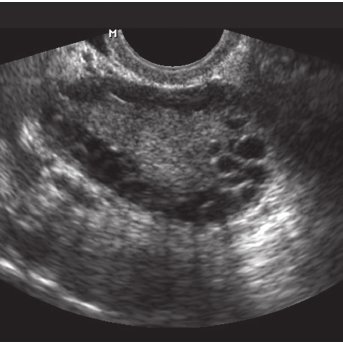
#> input picture Dataset/infected/img1.jpg, 343 x 343 px; its folder holds only this picture in this run
$ jupyter execute Coba.ipynb
#> lines starting #> are read from the running program, lines starting #| are printed output that depends on the picture
[cell 1]
import os
import matplotlib.pyplot as plt
import cv2 as cv
import numpy as np
import pandas as pd
import math
from tqdm import tqdm
import pandas as pd
from sklearn.model_selection import train_test_split
from sklearn.preprocessing import StandardScaler
from sklearn.neighbors import KNeighborsClassifier
from sklearn.svm import SVC
from sklearn.ensemble import RandomForestClassifier
from sklearn.metrics import accuracy_score, precision_score, recall_score, f1_score
from sklearn.decomposition import PCA

[cell 2]
def resize_image(image, target_size):

    height, width, _ = image.shape
    target_width, target_height = target_size
    resized_image = np.zeros((target_height, target_width, 3), dtype=np.uint8)

    for i in range(target_height):
        for j in range(target_width):
            original_x = int(j * width / target_width)
            original_y = int(i * height / target_height)
            resized_image[i, j] = image[original_y, original_x]

    return resized_image

[cell 3]
def insertGambar(folder):
#> called with folder = 'Dataset/'
    data = []
    filenames = []
    datalabel = []
    path = []
    data_distribution = {}
    for label in (os.listdir(folder)):
        images = os.listdir(folder+label)
        data_distribution[label] = len(images)
        datalabel.append(label)
        print(label)
        for filename in tqdm(os.listdir(folder+label)):
            img = cv.imread(os.path.join(folder+label,filename))
#> img is the input picture: shape (343, 343, 3); mean B, G, R 74.2, 73.2, 76
            if img is not None:
                img = cv.cvtColor(img, cv.COLOR_BGR2RGB)
                img = resize_image(img, (250, 250))
#> after the loop in resize_image, `for i in range(target_height):`:
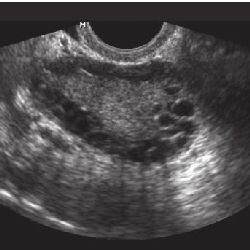
#> resized_image: shape (250, 250, 3); mean R, G, B 75.9, 73.1, 74.1
                filenames.append(filename)
                path.append(label)
                data.append(img)
#> pass 2 of the loop in insertGambar, `for label in (os.listdir(folder)):`:
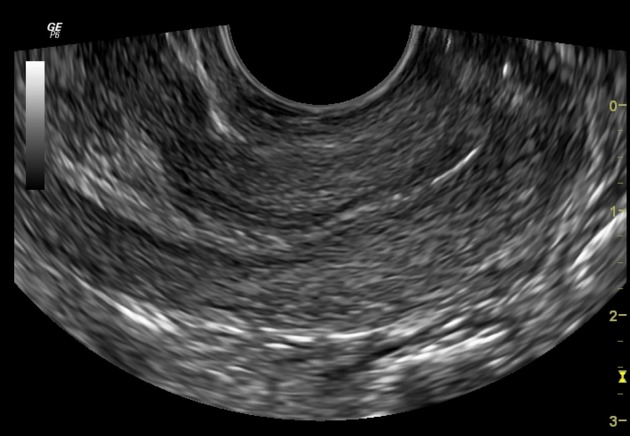
#> input picture Dataset/notinfected/img1.jpeg, 630 x 436 px
#> in insertGambar, img is the input picture: shape (436, 630, 3); mean B, G, R 52.8, 52.8, 52.8
#> after the loop in resize_image (call 2), `for i in range(target_height):`:
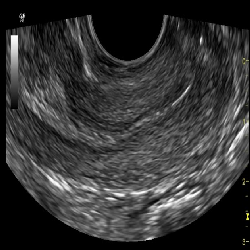
#> resized_image: shape (250, 250, 3); mean R, G, B 52.8, 52.8, 52.7
    return data, filenames, datalabel, path , data_distribution

[cell 4]
data, filenames,label, path, distribusi = insertGambar("Dataset/")
#> data = 2 items; filenames = ['img1.jpg', 'img1.jpeg']; label = ['infected', 'notinfected']; path = ['infected', 'notinfected']; distribusi = {'infected': 1, 'notinfected': 1}
print("Data: ", len(data))
#| Data:  2
print("Label: ", len(label))
#| Label:  2
print("Filenames: ", len(filenames))
#| Filenames:  2
print("Data Distribution: ", distribusi)
#| Data Distribution:  {'infected': 1, 'notinfected': 1}

[cell 5]
def displayImg(row, column, data):
#> called with row = 20, column = 10
    total = row * column
    total = min(total, len(data))
#> total = 2
    fig = plt.figure(figsize=(20, 20))
    for i in range(total):
        fig.add_subplot(row, column, i + 1)
        plt.imshow(data[i], cmap='gray')
    plt.show()
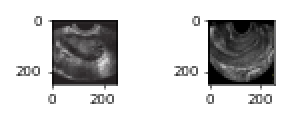
#> figure drawn by matplotlib, 2 panels

    return data

pcos = displayImg(20,10, data)
#> pcos = 2 items

[cell 6]
def grayScaling(img):
    gaussKernel = np.ones((3,3))/9
    r = img[:,:,2]
    g = img[:,:,1]
    b = img[:,:,0]
    filteredR = cv.filter2D(r,-1,gaussKernel)
    filteredG = cv.filter2D(g,-1,gaussKernel)
    filteredB = cv.filter2D(b,-1,gaussKernel)
    return np.round(filteredR/3 + filteredG/3 + filteredB/3).astype(np.uint8)

def grayScalingData(data):
    gray_data = []
    for i in tqdm(range(len(data))):
        gray_data.append(grayScaling(data[i]))
#> this loop made 2 passes
#> pass 1, in grayScaling, `filteredR = cv.filter2D(r,-1,gaussKernel)`:
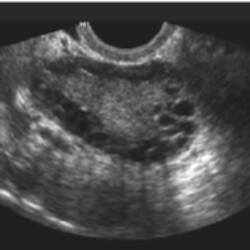
#> filteredR: shape (250, 250); min 30, max 255, mean 74.1
#> after the loop, gray_data = 2 items
    return gray_data

[cell 7]
grayData = grayScalingData(pcos)
#> grayData = 2 items
displayImg(15, 20, grayData)
#> call 2 of displayImg, with row = 15, column = 20
#> in displayImg (call 2), `plt.show()`:
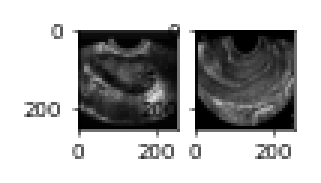
#> figure drawn by matplotlib, 2 panels
